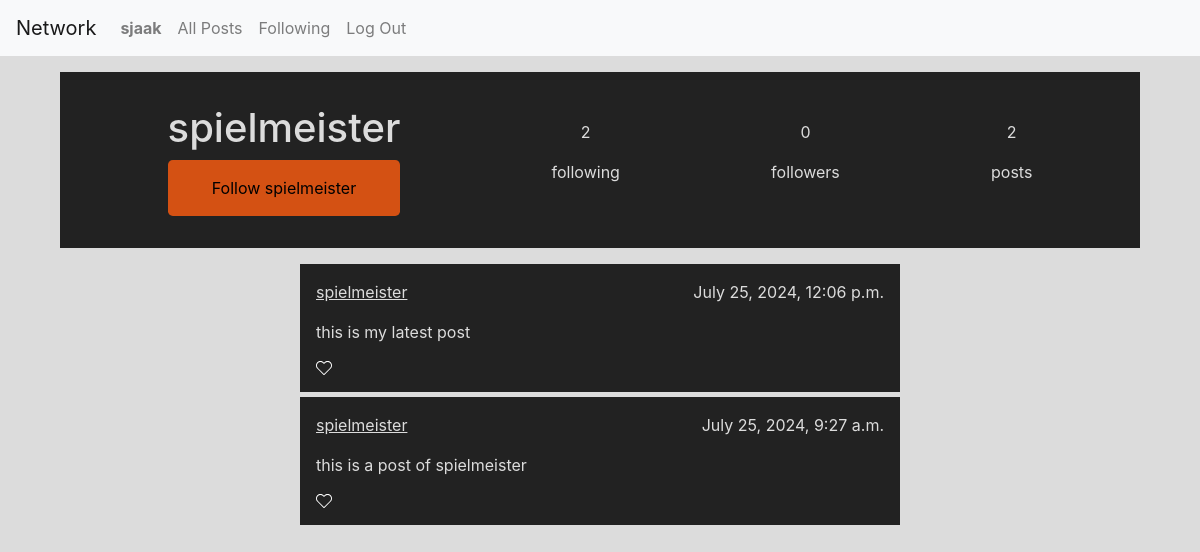
/profile/1 (signed in), run on the app's committed database.
### network/models.py (models this page shows)
class User(AbstractUser):
    pass

class Post(models.Model):
    user = models.ForeignKey(User, on_delete=models.CASCADE)
    content = models.CharField(max_length=9999)
    timestamp = models.DateTimeField(default=timezone.now())

### network/views.py (the view)
# urls.py: path("profile/<int:user_id>", views.profile, name="profile"),
def profile(request, user_id):
    try:
        profile = User.objects.filter(id=user_id)[0]
        posts = Post.objects.filter(user=profile).order_by("-timestamp")
        followed = Follow.objects.filter(follower=request.user.id, followed=user_id)
        if(len(followed) == 1):
            followed = True
        else:
            followed = False
    except:
        return HttpResponseRedirect(reverse("index"))
    return render(request, "network/profile.html",{
        "profile": profile,
        "posts": posts,
        "followed":followed,
        "followednum": Follow.objects.filter(followed=profile).count(),
        "followernum": Follow.objects.filter(follower=profile).count(),
    })

### network/templates/network/profile.html (shortened to what this page needs)
{% extends 'network/layout.html' %}
{% block body %}
<div id="user">
    <div id="info">
        <div>
            <h1>{{ profile.username }}</h1>
            {% if not user.id == profile.id %}
            {% if followed %}
            <a class="button followed" href="{% url 'follow' profile.id %}">Unfollow {{ profile.username }}</a>
            {% else %}
            <a class="button" href="{% url 'follow' profile.id %}">Follow {{ profile.username }}</a>
            {% endif %}
            {% endif %}
        </div>
        <div>
            <p>{{ followernum }}</p>
            <p>following</p>
        </div>
        <div>
            <p>{{ followednum }}</p>
            <p>followers</p>
        </div>
        <div>
            <p>{{ posts|length }}</p>
            <p>posts</p>
        </div>
    </div>
</div>
<div id="post-list">
    {% for post in posts %}
    <div class="post">
        <div class="post-top">
            <p class="post-user"><a href="{% url 'profile' post.user.id%}">{{ post.user }}</a></p>
            <p class="post-timestamp">{{ post.timestamp }}</p>
        </div>
        <div class="post-body">
            <p>{{ post.content }}</p>
        </div>
        <div class="post-bottom">
        </div>
    </div>
    {% endfor %}
</div>
{% endblock %}

### network/templates/network/layout.html (shortened to what this page needs)
{% load static %}
<!DOCTYPE html>
<html lang="en">
<head>
    <link rel="stylesheet" href="https://stackpath.bootstrapcdn.com/bootstrap/4.4.1/css/bootstrap.min.css"
>
    <link href="{% static 'network/styles/styles.css' %}" rel="stylesheet">
</head>
<body>
    <nav class="navbar navbar-expand-lg navbar-light bg-light">
        <a class="navbar-brand" href="#">Network</a>
        <div>
            <ul class="navbar-nav mr-auto">
                {% if user.is_authenticated %}
                <li class="nav-item">
                    <a class="nav-link" href="#"><strong>{{ user.username }}</strong></a>
                </li>
                {% endif %}
                <li class="nav-item">
                    <a class="nav-link" href="{% url 'index' %}">All Posts</a>
                </li>
                {% if user.is_authenticated %}
                <li class="nav-item">
                    <a class="nav-link" href="{% url 'followed' %}">Following</a>
                </li>
                <li class="nav-item">
                    <a class="nav-link" href="{% url 'logout' %}">Log Out</a>
                </li>
                {% endif %}
            </ul>
        </div>
    </nav>
    <div class="body">
        {% block body %}
        {% endblock %}
    </div>
</body>
</html>

### network/static/network/styles/styles.css (style rules this page uses)
nav { margin-bottom: 1em; }
body { background-color: #dcdcdc; color: #222222; }
#post-list { width: 100vw; display: flex; flex-direction: column; align-items: center; }
#post-list .post { width: 50vw; background-color: #222222; color: #dcdcdc; padding: 1em; margin-bottom: 0.3em; }
#post-list .post a { color: #dcdcdc; text-decoration: underline; }
#post-list .post .post-top { display: flex; flex-direction: row; justify-content: space-between; }
#post-list .post .post-bottom { display: flex; flex-direction: row; }
#post-list .post .post-bottom svg { width: 1em; height: 1em; }
#user { width: 90vw; margin: 0 auto 1em auto; padding: 2em; background-color: #222222; color: #dcdcdc; display: flex; flex-direction: column; }
#user .button { width: 100%; padding: 1em 2em; background-color: #d45113; color: black; border: none; border-radius: 0.3em; text-align: center; }
#user #info { display: flex; flex-direction: row; justify-content: space-around; align-items: center; }
#user #info div { display: flex; flex-direction: column; align-items: center; }

### data on the page
User: username "sjaak"
User: username "spielmeister"
Post: user "spielmeister", timestamp "July 25, 2024, 12:06 p.m.", content "this is my latest post"
Post: user "spielmeister", timestamp "July 25, 2024, 9:27 a.m.", content "this is a post of spielmeister"

### other printed values
{{ followernum }} "2"
{{ followednum }} "0"
{{ posts|length }} "2"
